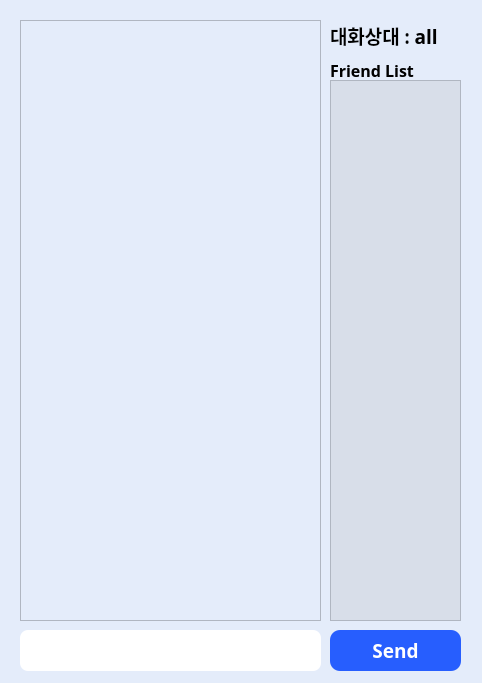
<?xml version="1.0" encoding="UTF-8"?>
<ui version="4.0">
 <class>Form</class>
 <widget class="QWidget" name="Form">
  <property name="geometry">
   <rect>
    <x>0</x>
    <y>0</y>
    <width>482</width>
    <height>683</height>
   </rect>
  </property>
  <property name="windowTitle">
   <string>Chatting</string>
  </property>
  <property name="styleSheet">
   <string notr="true">background-color: #e4ecfa;</string>
  </property>
  <widget class="QTextBrowser" name="tb_chat">
   <property name="geometry">
    <rect>
     <x>20</x>
     <y>20</y>
     <width>301</width>
     <height>601</height>
    </rect>
   </property>
   <property name="font">
    <font>
     <family>에스코어 드림 5 Medium</family>
     <pointsize>12</pointsize>
    </font>
   </property>
   <property name="autoFillBackground">
    <bool>false</bool>
   </property>
   <property name="styleSheet">
    <string notr="true">backgorund-color: #E5E9F0;</string>
   </property>
  </widget>
  <widget class="QPushButton" name="btn_send">
   <property name="geometry">
    <rect>
     <x>330</x>
     <y>630</y>
     <width>131</width>
     <height>41</height>
    </rect>
   </property>
   <property name="font">
    <font>
     <family>Noto Sans KR</family>
     <pointsize>14</pointsize>
     <weight>75</weight>
     <bold>true</bold>
     <underline>false</underline>
     <strikeout>false</strikeout>
    </font>
   </property>
   <property name="styleSheet">
    <string notr="true">QPushButton {
	background-color: #275efe;
	border-radius: 10px;
	color: #ffffff;
}
QPushButton:hover {
	background-color: #274fff;
}</string>
   </property>
   <property name="text">
    <string>Send</string>
   </property>
  </widget>
  <widget class="QLineEdit" name="le_chat">
   <property name="geometry">
    <rect>
     <x>20</x>
     <y>630</y>
     <width>301</width>
     <height>41</height>
    </rect>
   </property>
   <property name="font">
    <font>
     <family>에스코어 드림 5 Medium</family>
     <pointsize>12</pointsize>
    </font>
   </property>
   <property name="styleSheet">
    <string notr="true">background-color: #ffffff;
border-radius: 8px;
color: #000000;
padding-right: 3px;
padding-left: 3px;
padding-bottom: 1px;</string>
   </property>
  </widget>
  <widget class="QLabel" name="label_2">
   <property name="geometry">
    <rect>
     <x>330</x>
     <y>60</y>
     <width>101</width>
     <height>21</height>
    </rect>
   </property>
   <property name="font">
    <font>
     <family>Noto Sans KR</family>
     <pointsize>12</pointsize>
     <weight>75</weight>
     <bold>true</bold>
    </font>
   </property>
   <property name="styleSheet">
    <string notr="true"/>
   </property>
   <property name="text">
    <string>Friend List</string>
   </property>
  </widget>
  <widget class="QScrollArea" name="scrollArea">
   <property name="geometry">
    <rect>
     <x>330</x>
     <y>80</y>
     <width>131</width>
     <height>541</height>
    </rect>
   </property>
   <property name="autoFillBackground">
    <bool>false</bool>
   </property>
   <property name="styleSheet">
    <string notr="true">backgorund-color: #D8DEE9;
</string>
   </property>
   <property name="widgetResizable">
    <bool>true</bool>
   </property>
   <widget class="QWidget" name="scrollAreaWidgetContents">
    <property name="geometry">
     <rect>
      <x>0</x>
      <y>0</y>
      <width>129</width>
      <height>539</height>
     </rect>
    </property>
    <property name="styleSheet">
     <string notr="true">background-color: #D8DEE9;</string>
    </property>
   </widget>
  </widget>
  <widget class="QLabel" name="lab_chatName">
   <property name="geometry">
    <rect>
     <x>330</x>
     <y>20</y>
     <width>111</width>
     <height>31</height>
    </rect>
   </property>
   <property name="font">
    <font>
     <family>Noto Sans KR</family>
     <pointsize>14</pointsize>
     <weight>75</weight>
     <bold>true</bold>
    </font>
   </property>
   <property name="styleSheet">
    <string notr="true"/>
   </property>
   <property name="text">
    <string>대화상대 : all</string>
   </property>
  </widget>
 </widget>
 <resources/>
 <connections/>
</ui>
